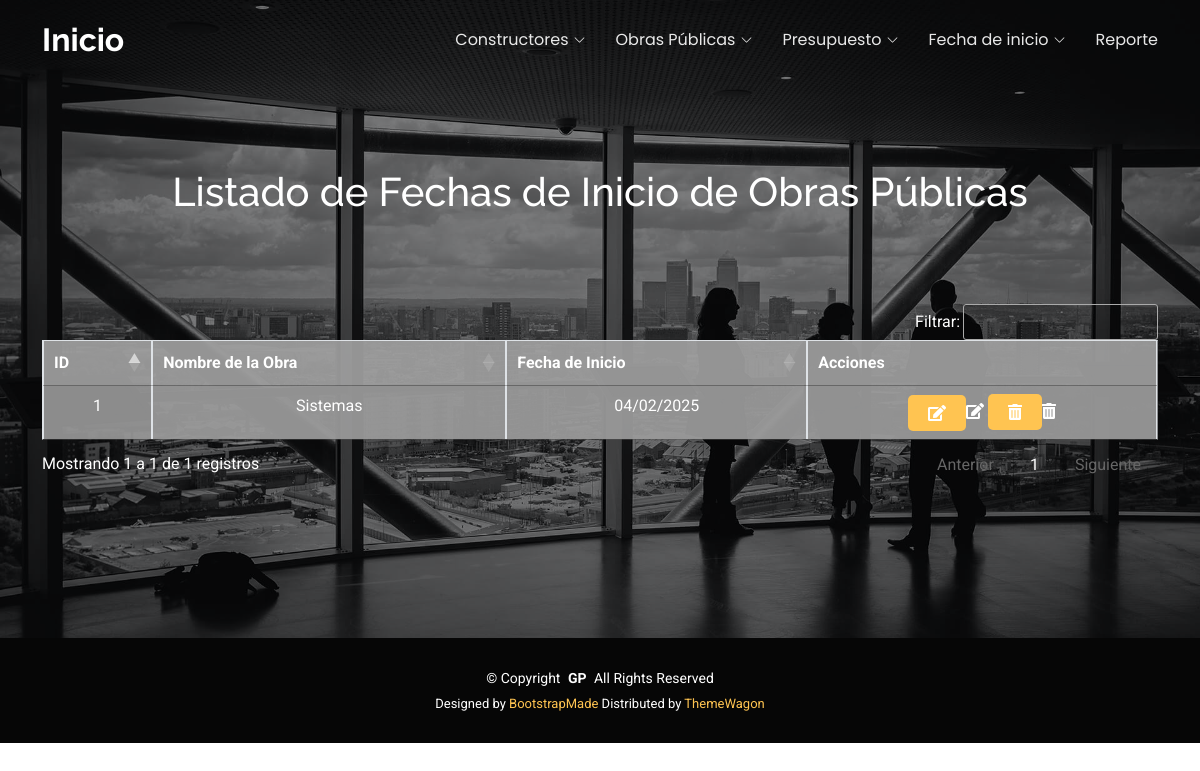
/listadoFechasInicio/, run on the app's committed database.
### Aplicaciones/obras/models.py (models this page shows, shortened)
class FechaInicio(models.Model):
    id = models.AutoField(primary_key=True)
    obra = models.ForeignKey(ObraPublica, on_delete=models.CASCADE, related_name="fechas_inicio")
    fecha_inicio = models.DateField()

class ObraPublica(models.Model):
    ESTADO_OPCIONES = (
        ('planeacion', 'Planeación'),
        ('en_proceso', 'En Proceso'),
        ('finalizada', 'Finalizada'),
        ('cancelada', 'Cancelada'),
    )
    id = models.AutoField(primary_key=True)
    nombre = models.CharField(max_length=200)
    ubicacion = models.CharField(max_length=200, blank=True, null=True)
    descripcion = models.TextField(blank=True, null=True)
    estado = models.CharField(max_length=50, choices=ESTADO_OPCIONES, default='planeacion')
    constructor = models.ForeignKey(Constructor, on_delete=models.CASCADE, null=True, related_name="obras")

### Aplicaciones/obras/views.py (the view)
# urls.py: path('listadoFechasInicio/', views.listadoFechasInicio, name='listadoFechasInicio'),
def listadoFechasInicio(request):
    fechas_inicio = FechaInicio.objects.all()  # Recupera todos los registros de fechas de inicio
    return render(request, 'listadoFechasInicio.html', {'fechas_inicio': fechas_inicio})

### Aplicaciones/obras/templates/listadoFechasInicio.html (shortened to what this page needs)
{% extends "./plantilla.html" %}
{% block contenido %}
{% load static %}
<section id="hero" class="hero section dark-background">
    <div class="container mt-5">
        <h1 class="text-center mb-3">Listado de Fechas de Inicio de Obras Públicas</h1>
        <br><br><br>
        <table border="1" class="table table-bordered table-striped table-hover justify-content text-center display" id="tbl_fechas_inicio">
            <thead>
                <tr>
                    <th>ID</th>
                    <th>Nombre de la Obra</th>
                    <th>Fecha de Inicio</th>
                    <th>Acciones</th>
                </tr>
            </thead>
            <tbody>
                {% for fecha_inicio in fechas_inicio %}
                    <tr>
                        <td>{{ fecha_inicio.id }}</td>
                        <td>{{ fecha_inicio.obra.nombre }}</td>
                        <td>{{ fecha_inicio.fecha_inicio|date:"d/m/Y" }}</td>
                        <td>
                            <a href="{% url 'editarFechaInicio' fecha_inicio.id %}" class="btn btn-custom"><i class="fas fa-edit"></a>
                            <a onclick="return confirm('¿Estás seguro de eliminar esta fecha de inicio?');"
                               href="{% url 'eliminarFechaInicio' fecha_inicio.id %}" class="btn btn-custom"><i class="fas fa-trash-alt"></a>
                        </td>
                    </tr>
                {% endfor %}
            </tbody>
        </table>
        <br><br><br>
    </div>
</section>
{% endblock %}

### ObrasPublicas/static/plantilla/assets/css/main.css (style rules this page uses)
:root { --default-font: "Roboto", system-ui, -apple-system, "Segoe UI", Roboto, "Helvetica Neue", Arial, "Noto Sans", "Liberation Sans", sans-serif, "Apple Color Emoji", "Segoe UI Emoji", "Segoe UI Symbol", "Noto Color Emoji"; --heading-font: "Raleway", sans-serif; --nav-font: "Poppins", sans-serif; }
:root { --background-color: #ffffff; --default-color: #444444; --heading-color: #151515; --accent-color: #ffc451; --surface-color: #ffffff; --contrast-color: #312f2f; }
:root { --nav-color: rgba(255, 255, 255, 0.905); --nav-hover-color: #ffc451; --nav-mobile-background-color: #ffffff; --nav-dropdown-background-color: #ffffff; --nav-dropdown-color: #212529; --nav-dropdown-hover-color: #ffc451; }
.dark-background { --background-color: #060606; --default-color: #ffffff; --heading-color: #ffffff; --surface-color: #252525; --contrast-color: #2a2727; }
:root { scroll-behavior: smooth; }
body { color: var(--default-color); background-color: var(--background-color); font-family: var(--default-font); }
a { color: var(--accent-color); text-decoration: none; transition: 0.3s; }
h1, h2, h3, h4, h5, h6 { color: var(--heading-color); font-family: var(--heading-font); }
section, .section { color: var(--default-color); background-color: var(--background-color); padding: 60px 0; scroll-margin-top: 80px; overflow: clip; }
.hero { width: 100%; min-height: 100vh; position: relative; padding: 120px 0 80px 0; display: flex; align-items: center; justify-content: center; }
.hero:before { content: ""; background: color-mix(in srgb, var(--background-color), transparent 30%); position: absolute; inset: 0; z-index: 2; }
.hero .container { position: relative; z-index: 3; }

### data on the page
FechaInicio: id "1", obra.nombre "Sistemas", fecha_inicio "04/02/2025"
